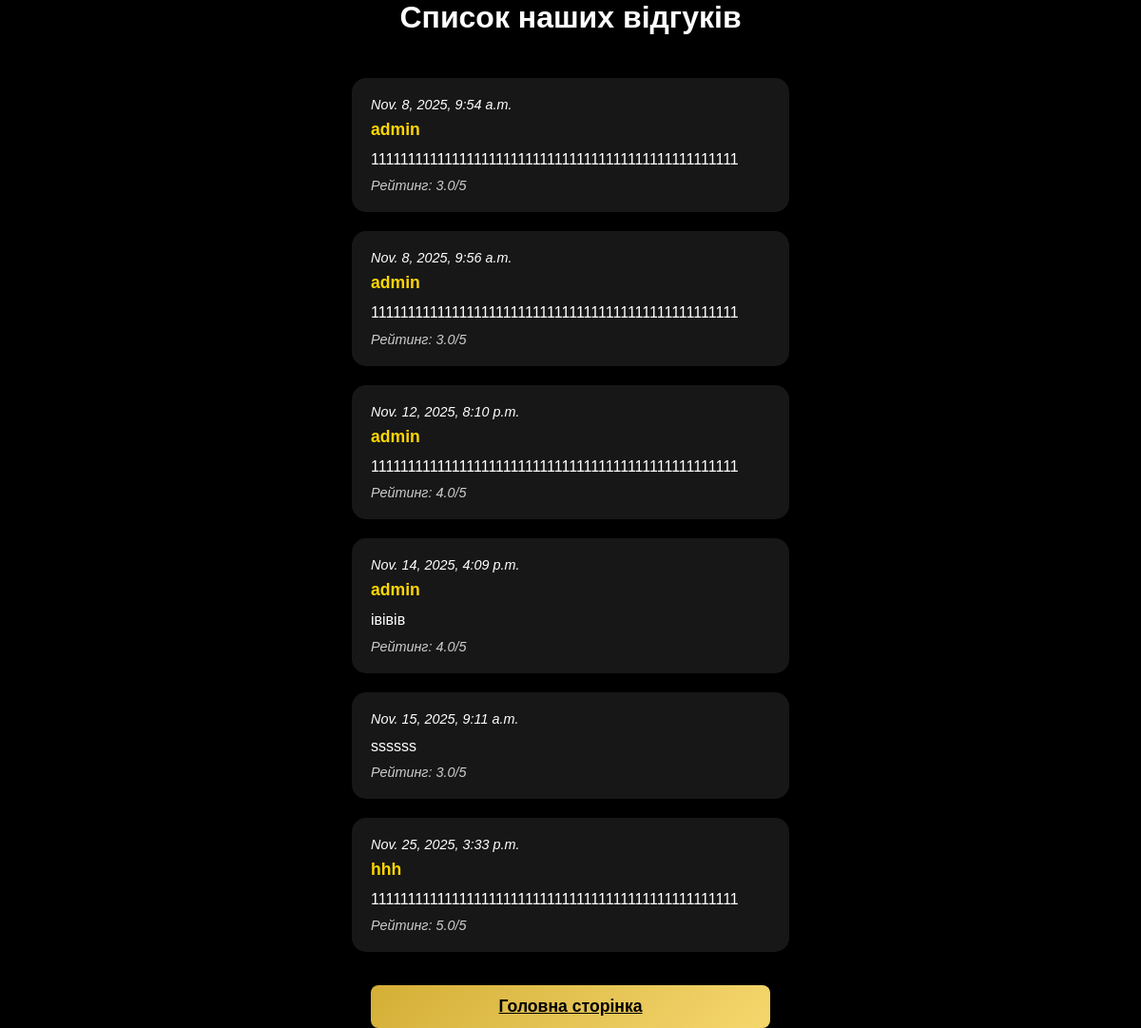
/reviews/list, run on the app's committed database.
### main/models.py (models this page shows, shortened)
class Comments(models.Model):
    author = models.ForeignKey(settings.AUTH_USER_MODEL, on_delete=models.SET_NULL, null=True)
    text = models.CharField(max_length=300)
    data = models.DateTimeField(auto_now_add=True)
    rating = models.DecimalField(max_digits=2, decimal_places=1, default=0, validators=[MinValueValidator(0), MaxValueValidator(5)])
    class Meta:
        db_table = 'comments'
        ordering = ['author']

class CustomUser(AbstractUser):
    ROLE_CHOICES = [
        ("admin", "Адміністратор"),
        ("user", "Користувач"),
        ("waiter", "Офіціант"),
    ]
    username = models.CharField(max_length=50, unique=True)
    email = models.EmailField(unique=True, blank=True)
    role = models.CharField(max_length=30, choices=ROLE_CHOICES, default="admin")
    phone = models.CharField(max_length=25, unique=True)
    favorite = models.ManyToManyField("Menu", blank=True, null=True, related_name="favorite_user")

### main/views.py (the view)
# urls.py: path("reviews/list", views.ReviewsListView.as_view(), name="comments"),
class ReviewsListView(ListView):
    model = Comments
    context_object_name = 'comments'
    template_name = 'comments_list.html'

### templates/comments_list.html
{% extends "base.html" %}
{% block content %}
<h2>Список наших відгуків</h2>
<section class="form">
    {% if comments %}
        {% for comment in comments %}
            <div class="comment-item">
                <div class="comment-date">{{ comment.data }}</div>
                <div class="comment-author">{{ comment.author.username }}</div>
                <div class="comment-text">{{ comment.text }}</div>
                {% if comment.rating %}
                    <div class="comment-rating">Рейтинг: {{ comment.rating }}/5</div>
                {% endif %}
            </div>
        {% endfor %}
        <a href="{% url 'main:start_page' %}" class="submit-btn">Головна сторінка</a>
    {% else %}
        <div class="comment-item" style="text-align:center;">
            Відгуків поки що немає
        </div>
        <a href="{% url 'main:start_page' %}" class="submit-btn">Головна сторінка</a>
    {% endif %}
</section>
{% endblock %}

### static/css/start_page.css (style rules this page uses)
:root { --bg-color: #000; --form-bg: #171717; --input-bg: #252525; --input-focus: #323232; --button-bg: #252525; --button-hover: #000; --text-color: #fff; --author-color: #ffd700; }
body, html { margin: 0; padding: 0; min-height: 100vh; background-color: var(--bg-color); font-family: Arial, sans-serif; display: flex; justify-content: center; align-items: center; flex-direction: column; gap: 30px; }
.form { display: flex; flex-direction: column; color: black; gap: 20px; width: 420px; max-width: 90vw; align-items: center; }
h2 { color: var(--text-color); font-size: 2em; text-align: center; margin: 0; }
.comment-item { background-color: var(--form-bg); color: var(--text-color); padding: 20px; border-radius: 15px; box-shadow: 0 5px 15px rgba(0,0,0,0.5); transition: transform 0.3s ease, box-shadow 0.3s ease; width: 100%; }
.comment-author { font-weight: bold; color: var(--author-color); margin-bottom: 10px; font-size: 1.1em; }
.comment-text { font-size: 1em; margin-bottom: 8px; line-height: 1.4; }
.comment-rating { font-size: 0.9em; color: #ccc; font-style: italic; }
.comment-date { font-size: 0.9em; color: #fefefe; font-style: italic; margin-bottom: 8px; }
.submit-btn { margin-top: 15px; cursor: pointer; text-align: center; padding: 12px 0; width: 100%; border-radius: 8px; background: linear-gradient(135deg, #d4af37, #f5d76e); color: #000; font-weight: bold; font-size: 1.1em; border: none; transition: 0.5s ease-in-out; }
.form-box h3,h2 { color: white; margin-bottom: 15px; text-align: center; }

### data on the page
Comments: data "Nov. 8, 2025, 9:54 a.m.", author.username "admin", text "11111111111111111111111111111111111111111111111111", rating "3.0"
Comments: data "Nov. 8, 2025, 9:56 a.m.", author.username "admin", text "11111111111111111111111111111111111111111111111111", rating "3.0"
Comments: data "Nov. 12, 2025, 8:10 p.m.", author.username "admin", text "11111111111111111111111111111111111111111111111111", rating "4.0"
Comments: data "Nov. 14, 2025, 4:09 p.m.", author.username "admin", text "івівів", rating "4.0"
Comments: data "Nov. 15, 2025, 9:11 a.m.", text "ssssss", rating "3.0"
Comments: data "Nov. 25, 2025, 3:33 p.m.", author.username "hhh", text "11111111111111111111111111111111111111111111111111", rating "5.0"
